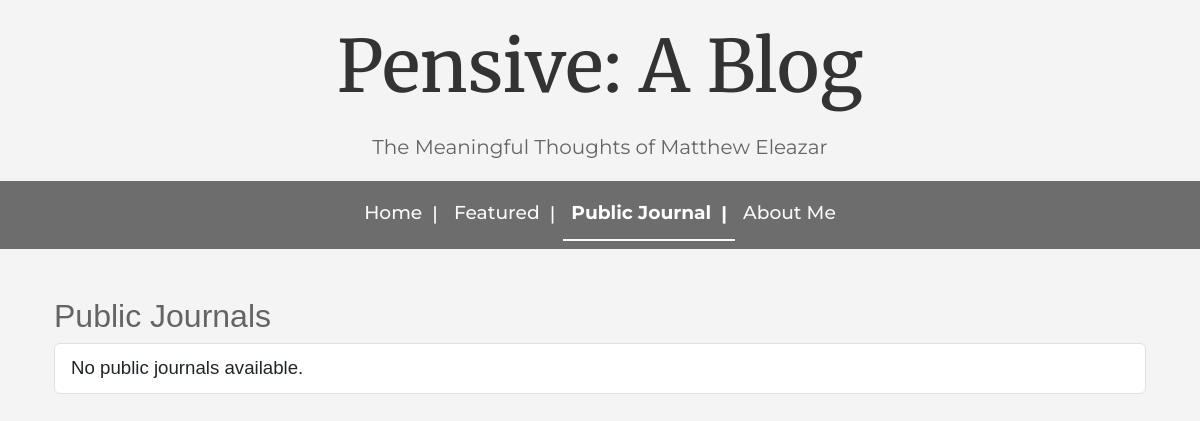
Before: /public_journal/ with the older database file.
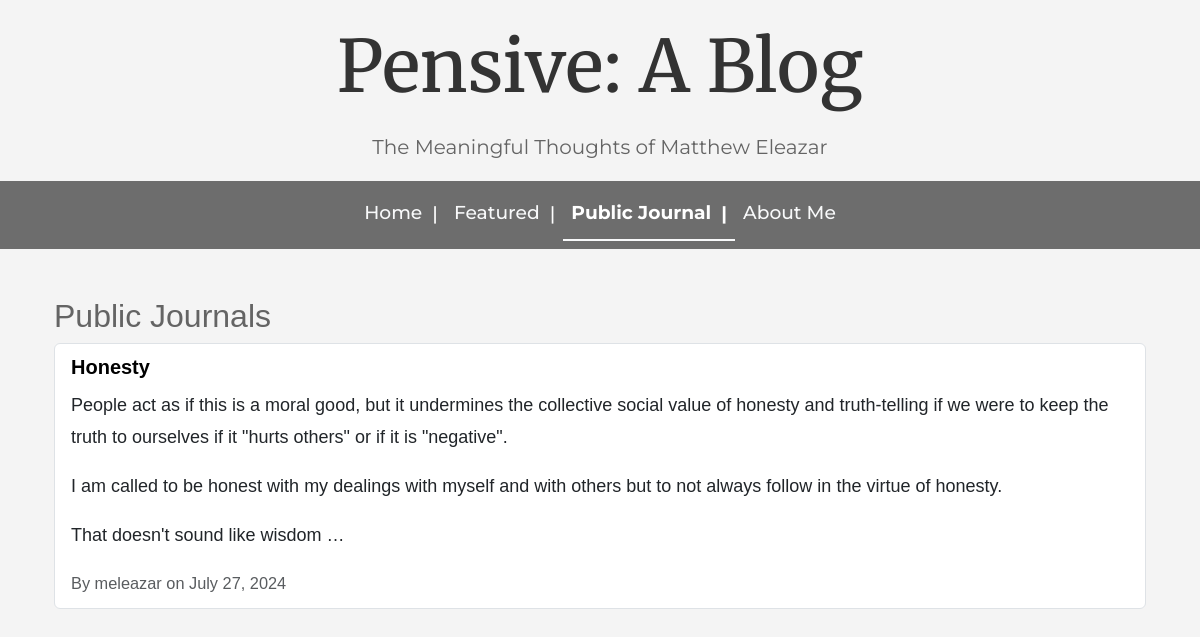
After: the same page with the newer database file.
### blog/models.py (models this page shows, shortened)
class BlogPost(models.Model):
    title = models.CharField(max_length=200)
    content = RichTextUploadingField()
    author = models.ForeignKey(settings.AUTH_USER_MODEL, on_delete=models.CASCADE)
    featured = models.BooleanField(default=False)
    public_journal = models.BooleanField(default=False)
    created_at = models.DateTimeField(auto_now_add=True)
    published_at = models.DateTimeField(null=True, blank=True)  # New field
    image = models.ImageField(upload_to='blog_images/', null=True, blank=True)

### users/models.py (models this page shows, shortened)
class CustomUser(AbstractUser):
    pass

### blog/views.py (the view)
# urls.py: path('public_journal/', views.public_journal, name='public_journal'),  # Public Journal
def public_journal(request):
    public_journals = BlogPost.objects.filter(public_journal=True)
    return render(request, 'blog/public_journal.html', {'public_journals': public_journals})

### templates/blog/public_journal.html (shortened to what this page needs)
{% extends "base.html" %}
{% load static %}
{% block content %}
<div class="container mt-5">
    <h2>Public Journals</h2>
    <ul class="list-group">
        {% for journal in public_journals %}
            <li class="list-group-item">
                <div class="d-flex align-items-center">
                    <div class="flex-grow-1">
                        <a href="{% url 'blog_detail' journal.id %}" class="blog-link h5">{{ journal.title }}</a>
                        <p class="mb-1">{{ journal.content|truncatewords:70|safe }}</p>
                        <small class="text-muted">
                            By {{ journal.author.username }} on
                            {% if journal.published_at %}
                                {{ journal.published_at|date:"F d, Y" }}
                            {% else %}
                                {{ journal.created_at|date:"F d, Y" }}
                            {% endif %}
                        </small>
                    </div>
                </div>
            </li>
        {% empty %}
            <li class="list-group-item">No public journals available.</li>
        {% endfor %}
    </ul>
</div>
{% endblock %}

### templates/base.html (shortened to what this page needs)
<!DOCTYPE html>
<html lang="en">
<head>
    {% load static %}
    <link href="https://cdn.jsdelivr.net/npm/bootstrap@5.3.0/dist/css/bootstrap.min.css" rel="stylesheet">
    <link rel="stylesheet" href="{% static 'css/base.css' %}">
</head>
<body class="{% block body_class %}single is-preload{% endblock %}">
    <div class="container mt-4">
        <h1 class="blog-title text-center">Pensive: A Blog</h1>
        <p class="sub-title text-center">
            The Meaningful Thoughts of Matthew Eleazar
        </p>
    </div>
    <nav class="navbar navbar-expand-lg navbar-dark bg-navbar">
        <div class="container-fluid">
            <div class="collapse navbar-collapse" id="navbarNav">
                <ul class="navbar-nav mx-auto">
                    <li class="nav-item">
                        <a class="nav-link {% if request.path == '/' %}active{% endif %}" href="{% url 'home' %}">Home</a>
                    </li>
                    <li class="nav-item">
                        <a class="nav-link {% if request.path == '/featured/' %}active{% endif %}" href="{% url 'featured' %}">Featured</a>
                    </li>
                    <li class="nav-item">
                        <a class="nav-link {% if request.path == '/public_journal/' %}active{% endif %}" href="{% url 'public_journal' %}">Public Journal</a>
                    </li>
                    <li class="nav-item">
                        <a class="nav-link {% if request.path == '/about/' %}active{% endif %}" href="{% url 'about' %}">About Me</a>
                    </li>
                </ul>
            </div>
        </div>
    </nav>
    <div class="container">
        {% block content %}
        {% endblock %}
    </div>
</body>
</html>

### static/css/base.css (style rules this page uses)
.blog-title { font-family: 'Merriweather', serif; font-size: 72px; margin-bottom: 20px; color: #333333; }
body { background-color: #F4F4F4; font-family: "Source Sans Pro", Helvetica, sans-serif; color: #646464; font-size: 14pt; line-height: 1.75; margin: 0; padding: 0; }
.bg-navbar { background-color: #6D6D6D !important; }
.navbar-nav .nav-link { color: #f8f9fa !important; font-family: 'Montserrat', sans-serif; font-weight: 500; padding: 0.5rem 1rem; transition: color 0.3s; text-decoration: none; }
.navbar-nav .nav-item:not(:last-child) .nav-link::after { content: "|"; color: #ffffff; margin-left: 10px; display: inline; position: static; vertical-align: middle; }
.navbar-nav .nav-item:last-child .nav-link::after { content: ""; }
.navbar-nav .nav-link.active { font-weight: 700; border-bottom: 2px solid #f8f9fa; color: #ffffff !important; }
.sub-title { font-family: 'Montserrat', sans-serif !important; font-size: 20px !important; }
.blog-link { color: #000000; font-weight: bold; text-decoration: none; }

Changed rows visible on the page:
added BlogPost: title "Honesty", content "People act as if this is a moral good, but it undermines the collective social value of honesty and truth-telling if we were to keep the truth to ourselves if it \"hurts others\" or if it is \"negative\". I am called to be honest with my dealings with myself and with others but to not always follow in the virtue of honesty. That doesn't sound like wisdom …", author.username "meleazar", published_at "July 27, 2024"
Other visible differences:
text no longer shown: "No public journals available."
